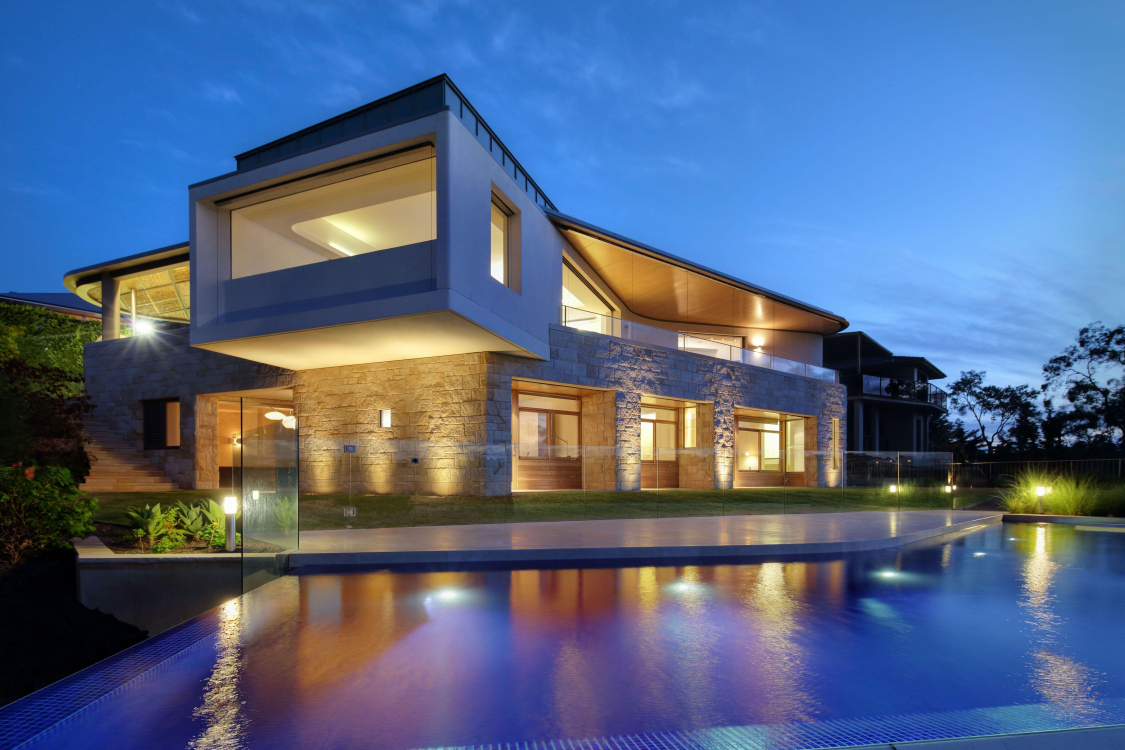
#> input picture assets/1700233-2520357017.jpg, 4500 x 3000 px (shown at 1/4 size); its folder holds only this picture in this run
$ python -i main.py   (imports and definitions only)
#> lines starting #> are read from the running program, lines starting #| are printed output that depends on the picture
import tkinter as tk
from tkinter import filedialog
import  cv2
import numpy as np

import random

def add_grain(image, intensity=5):
    """ Add grain effect to the image """
    height, width, _ = image.shape
    noise = np.random.randint(-intensity, intensity, (height, width, 3), dtype=np.int32)
    noisy_image = np.clip(image + noise, 0, 255).astype(np.uint8)
    return noisy_image

def apply_vignette(image, intensity=0.75):
    """ Apply a vignette effect to the image """
    height, width, _ = image.shape
    mask = np.zeros((height, width), dtype=np.uint8)
    y, x = np.ogrid[0:height, 0:width]
    mask = np.sqrt((x - width / 2) ** 2 + (y - height / 2) ** 2)
    mask = (1 - intensity * mask / max(width, height))
    mask = np.clip(mask, 0, 1)
    result = (image * mask[:, :, np.newaxis]).astype(np.uint8)
    return result

def transform_image(image, desaturation, grain_intensity, vignette_intensity):
    """Apply transformations to the image."""
    # Desaturation
    gray_image = cv2.cvtColor(image, cv2.COLOR_BGR2GRAY)
    img = cv2.addWeighted(image, 1 - desaturation, cv2.cvtColor(gray_image, cv2.COLOR_GRAY2BGR), desaturation, 0)

    # Add grain
    img = add_grain(img, intensity=grain_intensity)

    # Apply vignette
    img = apply_vignette(img, intensity=vignette_intensity)

    return img

def update_image():
    """Update the image based on the slider values."""
    desaturation = desaturation_scale.get() / 100
    grain_intensity = grain_scale.get()
    vignette_intensity = vignette_scale.get() / 100

    transformed_img = transform_image(original_img.copy(), desaturation, grain_intensity, vignette_intensity)
    tk_img = ImageTk.PhotoImage(Image.fromarray(cv2.cvtColor(transformed_img, cv2.COLOR_BGR2RGB)))
    image_label.config(image=tk_img)
    image_label.image = tk_img  # Keep a reference

def open_image():
    """Open an image and display it."""
    global original_img
    file_path = filedialog.askopenfilename()
#> the answer given: assets/1700233-2520357017.jpg
    if file_path:
        original_img = cv2.imread(file_path)
#> original_img is the input picture: shape (3000, 4500, 3); mean B, G, R 134.1, 102.7, 84.8
        original_img = cv2.resize(original_img, (500, 500))  # Resize for display
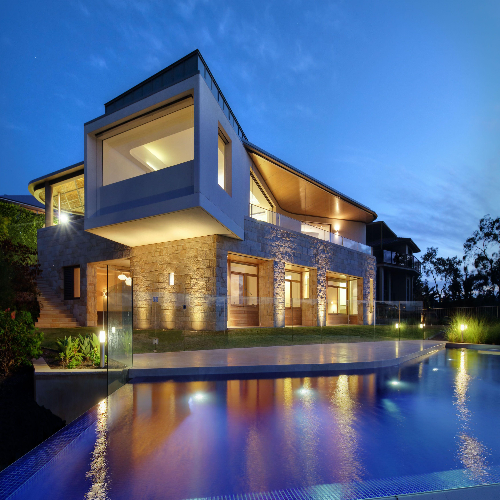
#> original_img: shape (500, 500, 3); mean B, G, R 134.2, 102.8, 84.9
        update_image()

# Create the main window
# [2 lines not run here, left out]

# Add a button to open an image
# [1 line that did not run here, left out]
# [1 line not run here, left out]

# Add sliders for effects
# [1 line that did not run here, left out]
# [2 lines not run here, left out]

# [1 line that did not run here, left out]
# [2 lines not run here, left out]

# [1 line that did not run here, left out]
# [2 lines not run here, left out]

# Add a button to apply transformations
# [1 line that did not run here, left out]
# [1 line not run here, left out]

# Label to display the image
# [1 line that did not run here, left out]
# [4 lines not run here, left out]

#> (the run stopped early here; a loop or call above may not have finished)

$ run again, on assets/Couple-at-a-bar-credit-Ersler-Dmitry-Hemera-101780944-1153220500.jpg
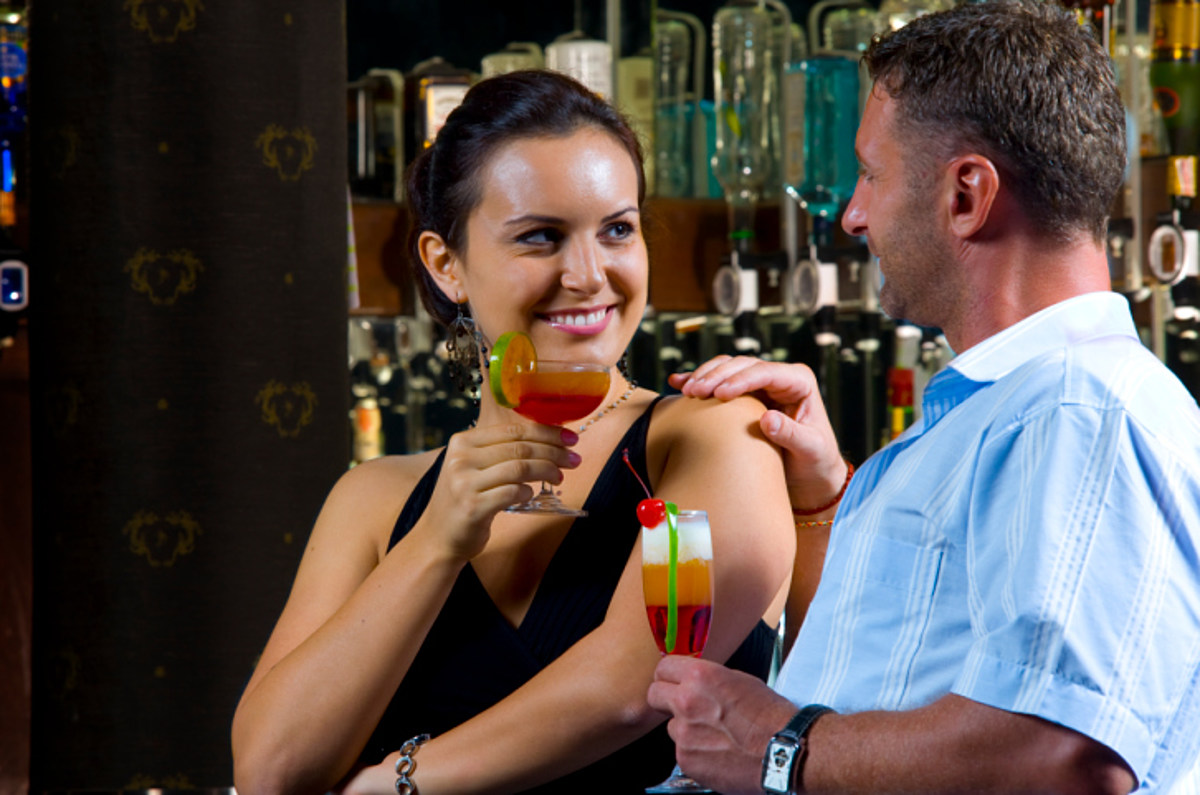
#> input picture assets/Couple-at-a-bar-credit-Ersler-Dmitry-Hemera-101780944-1153220500.jpg, 1200 x 795 px
#> in open_image, original_img is the input picture: shape (795, 1200, 3); mean B, G, R 73.9, 78.9, 90.3
#> in open_image, `original_img = cv2.resize(original_img, (500, 500))`:
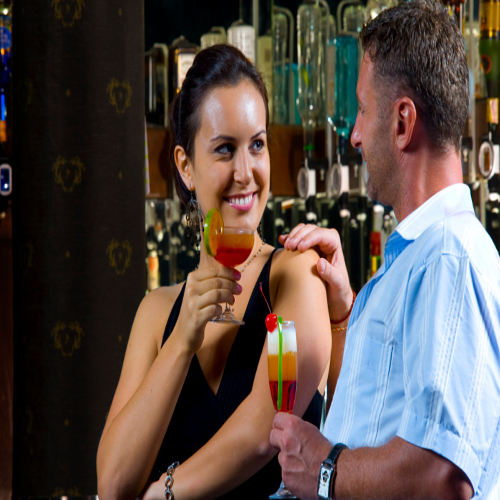
#> original_img: shape (500, 500, 3); mean B, G, R 73.8, 78.8, 90.2

$ run again, on assets/crowd-of-people-6-3338827755.jpg
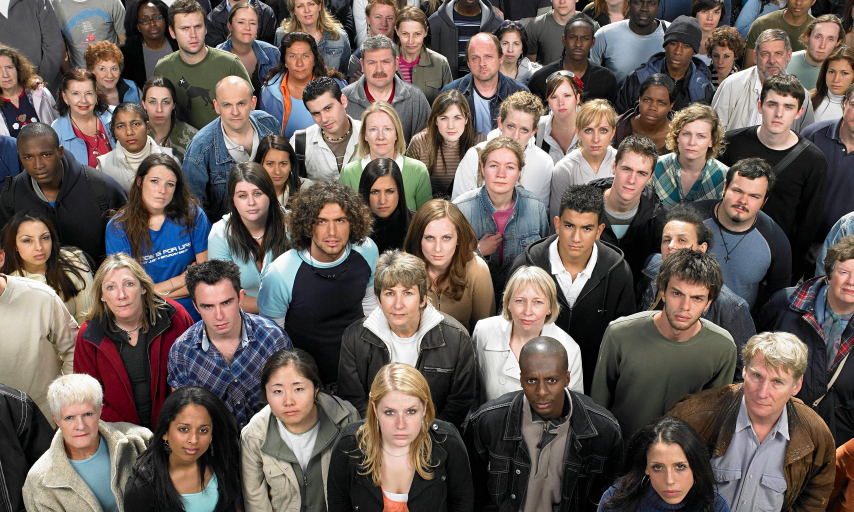
#> input picture assets/crowd-of-people-6-3338827755.jpg, 2560 x 1536 px (shown at 1/3 size)
#> in open_image, original_img is the input picture: shape (1536, 2560, 3); mean B, G, R 87.6, 93.5, 105.1
#> in open_image, `original_img = cv2.resize(original_img, (500, 500))`:
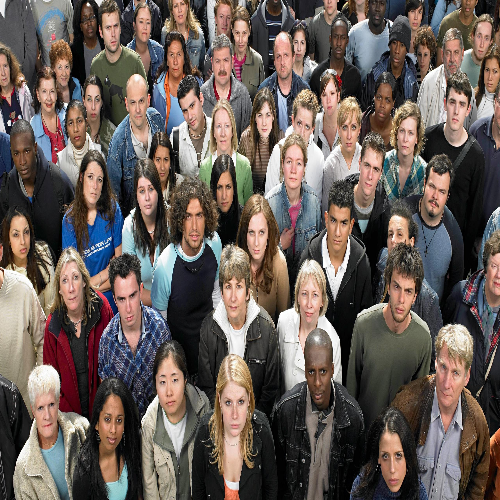
#> original_img: shape (500, 500, 3); mean B, G, R 87.5, 93.4, 105

$ run again, on assets/6afa9b095c6d417ff29bc4c9f37c2e33-915410335.jpg
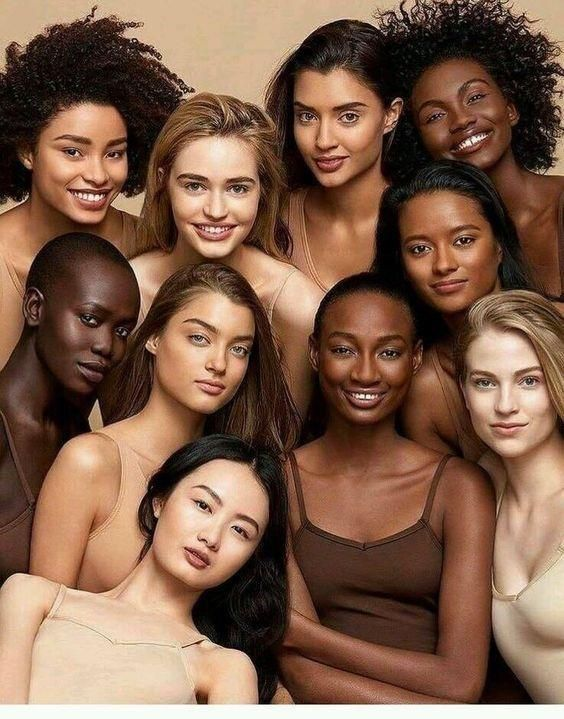
#> input picture assets/6afa9b095c6d417ff29bc4c9f37c2e33-915410335.jpg, 564 x 719 px
#> in open_image, original_img is the input picture: shape (719, 564, 3); mean B, G, R 74.4, 94.6, 128
#> in open_image, `original_img = cv2.resize(original_img, (500, 500))`:
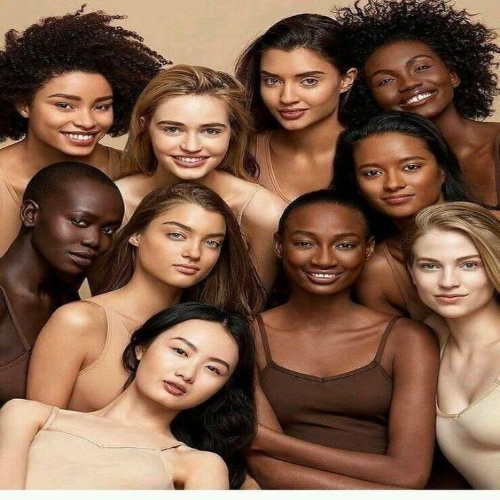
#> original_img: shape (500, 500, 3); mean B, G, R 74.3, 94.5, 127.9
